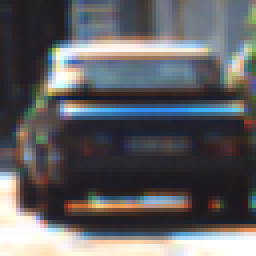
#> input picture images/vehicles/1.png, 64 x 64 px, found by its file name (shown 4 times larger)
$ jupyter execute visualize_hog.ipynb   (older library calls are emulated)
#> lines starting #> are read from the running program, lines starting #| are printed output that depends on the picture
### vehicleDetectUtil.py
import numpy as np
import cv2
from skimage.feature import hog

# Create thresholded binary image
# [126 lines left out: functions makeGrayImg, convertClrSpace, scaleImgValues, writeImg, get_spatial_features, get_colorHist_features, not called in this run]


def get_hog_features(img, orient, pix_per_cell, cell_per_block, vis=False, feature_vec=True):
    if vis == True:
        features, hog_image = hog(img, orientations=orient, pixels_per_cell=(pix_per_cell, pix_per_cell),
                                  cells_per_block=(cell_per_block, cell_per_block), transform_sqrt=False,
                                  visualise=True, feature_vector=False)
        return features, hog_image
    else:
        features = hog(img, orientations=orient, pixels_per_cell=(pix_per_cell, pix_per_cell),
                       cells_per_block=(cell_per_block, cell_per_block), transform_sqrt=False,
                       visualise=False, feature_vector=feature_vec)
        return features


# Define a function to extract features from a list of images
# Have this function call bin_spatial() and color_hist()
# [177 lines left out: functions extract_features, slide_window, get_window_imgs, draw_boxes, add_heat, apply_threshold and 2 more, not called in this run]

### visualize_hog.ipynb
# HOG Visualization

## import package

[cell 1]
import cv2
import matplotlib.pyplot as plt

[cell 2]
import vehicleDetectUtil as vehicleUtil
import vehicleDetect_svmVar as svmVar

## HOG Visualization(vehicle)

### read vehicle image

[cell 3]
image = cv2.imread('vehicles/vehicles/KITTI_extracted/1.png')
#> image is the input picture: shape (64, 64, 3); mean B, G, R 98.5, 95.5, 95.7
gray = cv2.cvtColor(image, cv2.COLOR_BGR2GRAY)
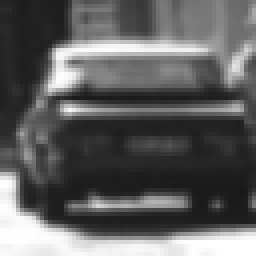
#> gray: shape (64, 64) (shown 4 times larger); min 26, max 255, mean 95.9

### extract HOG feature

[cell 4]
# Call our function with vis=True to see an image output
features, hog_image = vehicleUtil.get_hog_features(gray, orient= 9,
                        pix_per_cell= 8, cell_per_block= 2,
                        vis=True, feature_vec=False)
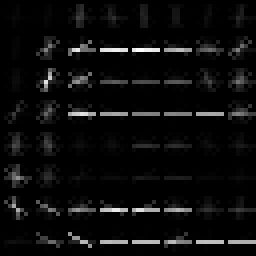
#> hog_image: shape (64, 64) float64 (shown 4 times larger); min 0, max 71.39, mean 3.4; drawn with min black and max white

### visualization

[cell 5]
# Plot the examples
fig = plt.figure()
plt.subplot(121)
plt.imshow(cv2.cvtColor(image, cv2.COLOR_BGR2RGB))
plt.title('Example Vehicle Image')
plt.subplot(122)
plt.imshow(hog_image, cmap='gray')
plt.title('HOG Visualization')
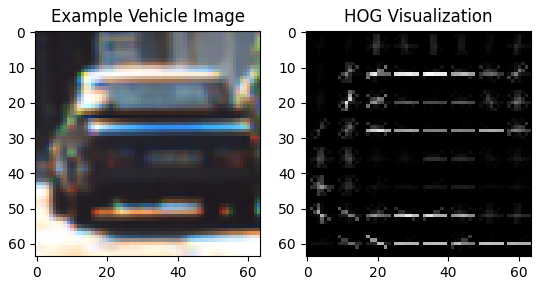
#> figure drawn by matplotlib, 2 panels

## HOG Visualization(non-vehicle)

### read non-vehicle image

[cell 6]
image = cv2.imread('non-vehicles/non-vehicles/Extras/extra1.png')
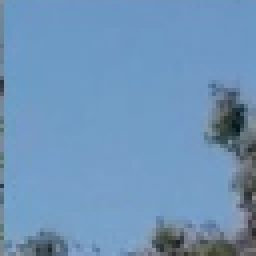
#> input picture images/non-vehicles/extra1.png, 64 x 64 px, found by its file name (shown 4 times larger)
#> image is the input picture: shape (64, 64, 3); mean B, G, R 184.1, 148.3, 111.1
gray = cv2.cvtColor(image, cv2.COLOR_BGR2GRAY)
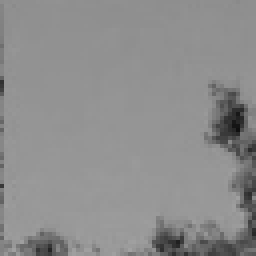
#> gray: shape (64, 64) (shown 4 times larger); min 16, max 161, mean 141.3

### extract HOG feature

[cell 7]
# Call our function with vis=True to see an image output
features, hog_image = vehicleUtil.get_hog_features(gray, orient= 9,
                        pix_per_cell= 8, cell_per_block= 2,
                        vis=True, feature_vec=False)
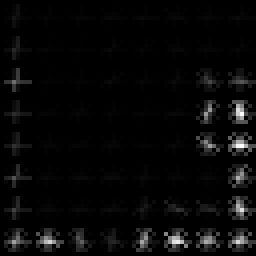
#> hog_image: shape (64, 64) float64 (shown 4 times larger); min 0, max 23.89, mean 0.7; drawn with min black and max white

### visualization

[cell 8]
# Plot the examples
fig = plt.figure()
plt.subplot(121)
plt.imshow(cv2.cvtColor(image, cv2.COLOR_BGR2RGB))
plt.title('Example Non-Vehicle Image')
plt.subplot(122)
plt.imshow(hog_image, cmap='gray')
plt.title('HOG Visualization')
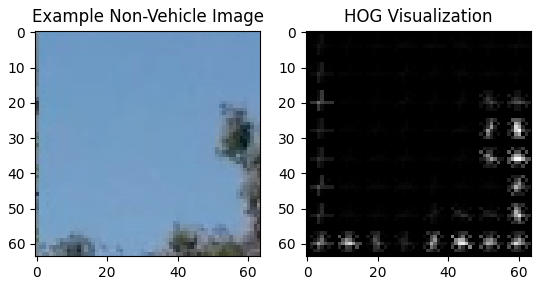
#> figure drawn by matplotlib, 2 panels
